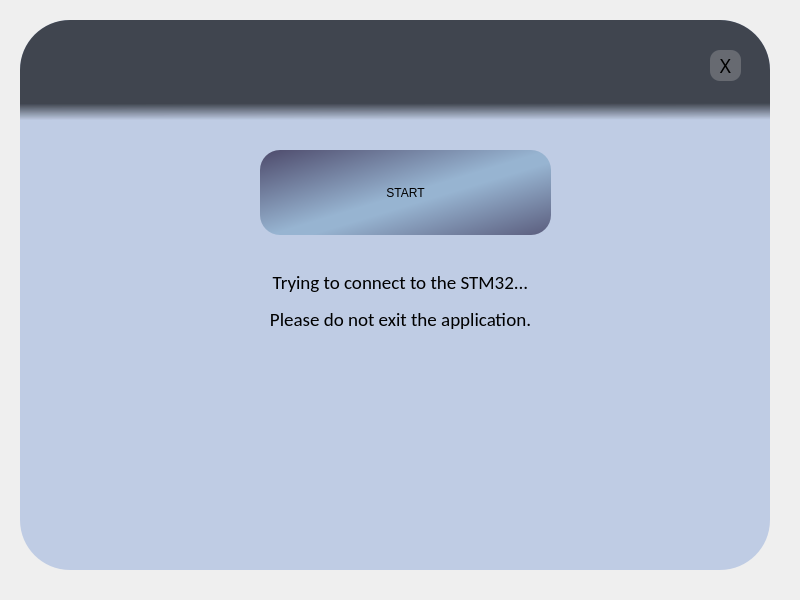
<?xml version="1.0" encoding="UTF-8"?>
<ui version="4.0">
 <class>Form</class>
 <widget class="QWidget" name="Form">
  <property name="geometry">
   <rect>
    <x>0</x>
    <y>0</y>
    <width>800</width>
    <height>600</height>
   </rect>
  </property>
  <property name="windowTitle">
   <string>Form</string>
  </property>
  <widget class="QWidget" name="widget" native="true">
   <property name="geometry">
    <rect>
     <x>20</x>
     <y>20</y>
     <width>750</width>
     <height>550</height>
    </rect>
   </property>
   <property name="styleSheet">
    <string notr="true">QPushButton {
	font: 14pt &quot;Arial Rounded MT Bold&quot;;
border-radius: 20px;
}

QPushButton#recordBtn {
background-color: qlineargradient(spread:reflect, x1:0, y1:0, x2:0.553, y2:0.533409, stop:0.00497512 rgba(78, 75, 108, 255), stop:0.935323 rgba(151, 180, 209, 255))
}

QPushButton#editBtn {
color: white;
background-color:qlineargradient(spread:reflect, x1:0, y1:0, x2:0.513, y2:0.499318, stop:0 rgba(160, 193, 221, 255), stop:0.955224 rgba(74, 99, 119, 255))
}

QPushButton#editBtn:hover, #recordBtn:hover, #exitBtn:hover {
background-color: qlineargradient(spread:pad, x1:0, y1:0, x2:0.731905, y2:0.755, stop:0 rgba(255, 221, 221, 255), stop:0.955224 rgba(238, 103, 100, 255))
}

QPushButton#exitBtn {
background-color: rgba(195, 195, 195, 0.3);
border-radius: 10px; 
}

QPushButton#editBtn:disabled {
color: rgb(158, 158, 158);
background-color:rgb(227, 227, 227)
}</string>
   </property>
   <widget class="QLabel" name="mainLabel">
    <property name="geometry">
     <rect>
      <x>0</x>
      <y>0</y>
      <width>750</width>
      <height>550</height>
     </rect>
    </property>
    <property name="styleSheet">
     <string notr="true">border-radius: 50px;
background-color: rgb(191, 204, 228);</string>
    </property>
    <property name="text">
     <string/>
    </property>
   </widget>
   <widget class="QLabel" name="micLabel">
    <property name="geometry">
     <rect>
      <x>50</x>
      <y>130</y>
      <width>80</width>
      <height>80</height>
     </rect>
    </property>
    <property name="text">
     <string/>
    </property>
    <property name="pixmap">
     <pixmap>../imgs/microphone.png</pixmap>
    </property>
    <property name="scaledContents">
     <bool>true</bool>
    </property>
    <property name="alignment">
     <set>Qt::AlignCenter</set>
    </property>
   </widget>
   <widget class="QLabel" name="header">
    <property name="geometry">
     <rect>
      <x>0</x>
      <y>0</y>
      <width>750</width>
      <height>70</height>
     </rect>
    </property>
    <property name="font">
     <font>
      <family>Arial Rounded MT Bold</family>
      <pointsize>28</pointsize>
     </font>
    </property>
    <property name="styleSheet">
     <string notr="true">border-top-left-radius: 50px;
border-top-right-radius: 50px;
background-color: rgb(64, 69, 79);
</string>
    </property>
    <property name="text">
     <string/>
    </property>
    <property name="alignment">
     <set>Qt::AlignCenter</set>
    </property>
    <property name="margin">
     <number>10</number>
    </property>
   </widget>
   <widget class="QLabel" name="headerLabel">
    <property name="geometry">
     <rect>
      <x>200</x>
      <y>10</y>
      <width>352</width>
      <height>71</height>
     </rect>
    </property>
    <property name="text">
     <string/>
    </property>
    <property name="pixmap">
     <pixmap>../imgs/header.png</pixmap>
    </property>
    <property name="scaledContents">
     <bool>true</bool>
    </property>
   </widget>
   <widget class="QLabel" name="headerFade">
    <property name="geometry">
     <rect>
      <x>0</x>
      <y>70</y>
      <width>750</width>
      <height>30</height>
     </rect>
    </property>
    <property name="font">
     <font>
      <family>Arial Rounded MT Bold</family>
      <pointsize>28</pointsize>
     </font>
    </property>
    <property name="styleSheet">
     <string notr="true">background-color: qlineargradient(spread:pad, x1:0.511975, y1:0.443, x2:0.522, y2:1, stop:0 rgba(64, 69, 79, 255), stop:1 rgba(64, 69, 79, 0))</string>
    </property>
    <property name="text">
     <string/>
    </property>
    <property name="alignment">
     <set>Qt::AlignCenter</set>
    </property>
    <property name="margin">
     <number>10</number>
    </property>
   </widget>
   <widget class="QPushButton" name="exitBtn">
    <property name="geometry">
     <rect>
      <x>690</x>
      <y>30</y>
      <width>31</width>
      <height>31</height>
     </rect>
    </property>
    <property name="font">
     <font>
      <family>Arial Rounded MT Bold</family>
      <pointsize>14</pointsize>
      <weight>50</weight>
      <italic>false</italic>
      <bold>false</bold>
     </font>
    </property>
    <property name="text">
     <string>X</string>
    </property>
   </widget>
   <widget class="QLabel" name="label">
    <property name="geometry">
     <rect>
      <x>70</x>
      <y>250</y>
      <width>621</width>
      <height>251</height>
     </rect>
    </property>
    <property name="font">
     <font>
      <family>Calibri</family>
      <pointsize>14</pointsize>
     </font>
    </property>
    <property name="text">
     <string>&lt;html&gt;&lt;head/&gt;&lt;body&gt;&lt;p&gt;Trying to connect to the STM32...&lt;/p&gt;&lt;p&gt;Please do not exit the application.&lt;/p&gt;&lt;/body&gt;&lt;/html&gt;</string>
    </property>
    <property name="alignment">
     <set>Qt::AlignHCenter|Qt::AlignTop</set>
    </property>
   </widget>
   <widget class="QPushButton" name="recordBtn">
    <property name="geometry">
     <rect>
      <x>240</x>
      <y>130</y>
      <width>291</width>
      <height>85</height>
     </rect>
    </property>
    <property name="styleSheet">
     <string notr="true"/>
    </property>
    <property name="text">
     <string>START</string>
    </property>
   </widget>
   <zorder>mainLabel</zorder>
   <zorder>micLabel</zorder>
   <zorder>header</zorder>
   <zorder>headerFade</zorder>
   <zorder>headerLabel</zorder>
   <zorder>exitBtn</zorder>
   <zorder>label</zorder>
   <zorder>recordBtn</zorder>
  </widget>
 </widget>
 <resources/>
 <connections/>
</ui>
